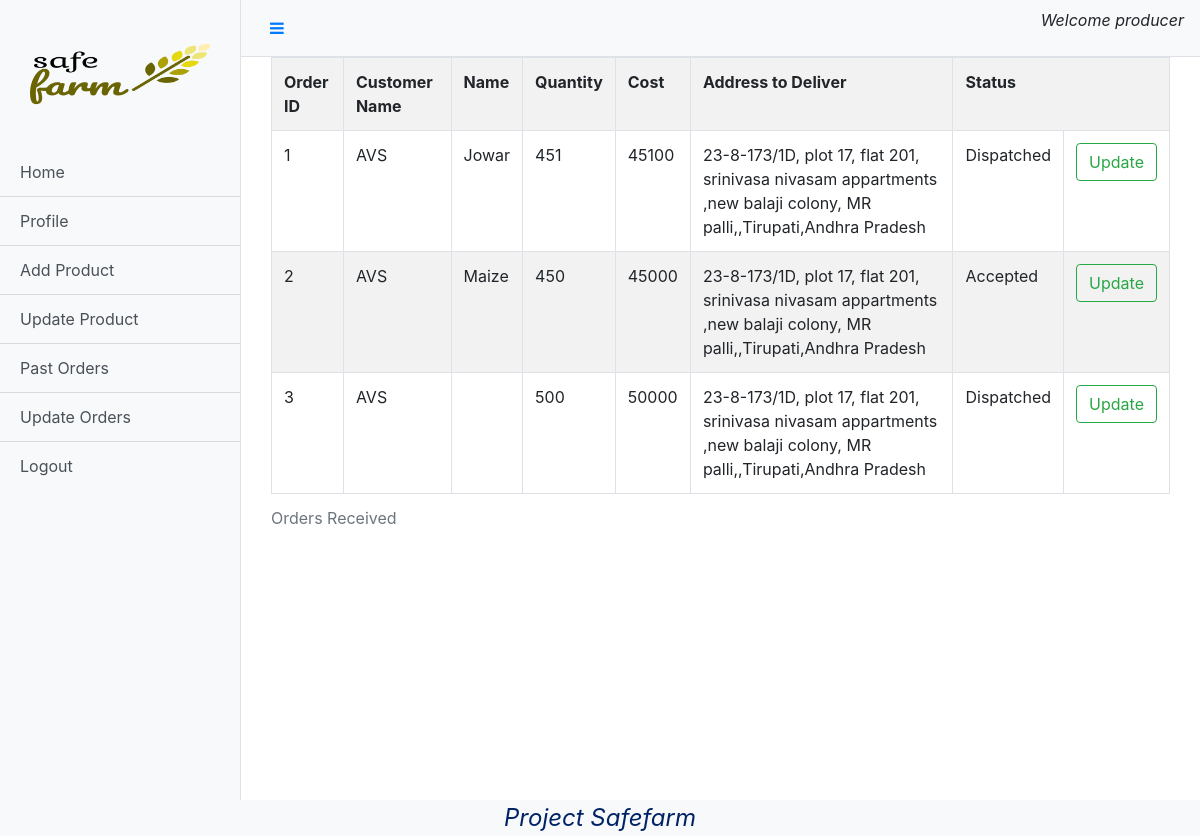
The app's page /producer/orders (signed in) with its own data.
### base/models.py (models this page shows)
class User(AbstractUser):
    mobile = models.BigIntegerField(null=True)
    mobile_verified = models.BooleanField(default=False)
    email_verified = models.BooleanField(default=False)
    user_profile = models.ForeignKey(Profile,on_delete=models.DO_NOTHING,null=True)
    choices = (('Consumer','Consumer'),('Producer','Producer'))
    user_type = models.CharField(max_length=10,choices=choices,null=True)

class Profile(models.Model):
    age = models.IntegerField()
    dob = models.DateField()
    photo = models.FileField(upload_to='profile_pics/',validators=[validate_file_infection])
    address_lane_1 = models.CharField(max_length=200)
    address_lane_2 = models.CharField(max_length=200)
    landmark = models.CharField(max_length=200)
    city = models.CharField(max_length=200)
    state_choices = (("Andhra Pradesh","Andhra Pradesh"),("Arunachal Pradesh ","Arunachal Pradesh "),("Assam","Assam"),("Bihar","Bihar"),("Chhattisgarh","Chhattisgarh"),("Goa","Goa"),("Gujarat","Gujarat"),("Haryana","Haryana"),("Himachal Pradesh","Himachal Pradesh"),("Jammu and Kashmir ","Jammu and Kashmir "),("Jharkhand","Jharkhand"),("Karnataka","Karnataka"),("Kerala","Kerala"),("Madhya Pradesh","Madhya Pradesh"),("Maharashtra","Maharashtra"),("Manipur","Manipur"),("Meghalaya","Meghalaya"),("Mizoram","Mizoram"),("Nagaland","Nagaland"),("Odisha","Odisha"),("Punjab","Punjab"),("Rajasthan","Rajasthan"),("Sikkim","Sikkim"),("Tamil Nadu","Tamil Nadu"),("Telangana","Telangana"),("Tripura","Tripura"),("Uttar Pradesh","Uttar Pradesh"),("Uttarakhand","Uttarakhand"),("West Bengal","West Bengal"),("Andaman and Nicobar Islands","Andaman and Nicobar Islands"),("Chandigarh","Chandigarh"),("Dadra and Nagar Haveli","Dadra and Nagar Haveli"),("Daman and Diu","Daman and Diu"),("Lakshadweep","Lakshadweep"),("National Capital Territory of Delhi","National Capital Territory of Delhi"),("Puducherry","Puducherry"))
    state = models.CharField(max_length=50,choices=state_choices)
    pincode = models.IntegerField()
    alternate_phone = models.BigIntegerField()
    proof_of_residence = models.FileField(upload_to='residence_proof/',validators=[validate_file_infection])

### consumer/models.py (models this page shows)
class Order(models.Model):
    producer=models.ForeignKey(User,related_name='producer',on_delete=models.DO_NOTHING)
    consumer=models.ForeignKey(User,related_name='consumer',on_delete=models.DO_NOTHING)
    quantity=models.IntegerField()
    value=models.IntegerField()
    status=models.CharField(max_length=20,choices=(('Pending','Pending'),('Approved','Approved'),('Rejected','Rejected'),('Dispatched','Dispatched'),('Delivered','Delivered')))
    product=models.ForeignKey(Product,on_delete=models.CASCADE,blank=True,null=True)
    tracking_id=models.CharField(max_length=100,null=True,blank=True)
    courier_name=models.CharField(max_length=200,null=True,blank=True)
    exp_delivery=models.DateField(blank=True,null=True)

### producer/models.py (models this page shows)
class Product(models.Model):
    name=models.CharField(max_length=200)
    image=models.ImageField(upload_to='product_images')
    ptype=models.CharField(max_length=20,choices=(('Pulses','Pulses'),('Grains','Grains'),('Vegetables','Vegetables')))
    quantity=models.IntegerField()
    ready_to_dispatch=models.BooleanField()
    usual_deliver_time=models.IntegerField(default=5)
    added_by=models.ForeignKey(User,on_delete=models.CASCADE)
    added_on=models.DateTimeField(auto_now_add=True)
    cost = models.IntegerField(default=100)

### producer/views.py (the view)
# urls.py: path('orders',views.orders,name="orders")
def orders(request):
    obj = Order.objects.filter(producer=request.user)
    return render(request,"producer/orders.html",{'order':obj})

### templates/producer/orders.html
{%extends "producer/dashboard.html"%}
{%block content%}
<div class="container">
    <table class="table table-striped table-bordered table-hover">
        <caption>Orders Received</caption>
        <tr>
            <th>Order ID</th>
            <th>Customer Name</th>
            <th>Name</th>
            <th>Quantity</th>
            <th>Cost</th>
            <th>Address to Deliver</th>
            <th colspan="2">Status</th>
        </tr>
        {%for item in order%}
        <tr>
            <td>{{item.id}}</td>
            <td>{{item.consumer.first_name}}</td>
            <td>{{item.product.name}}</td>
            <td>{{item.quantity}}</td>
            <td>{{item.value}}</td>
            <td>{{item.consumer.user_profile.address_lane_1}},{{item.consumer.user_profile.address_lane_2}},{{item.consumer.user_profile.city}},{{item.consumer.user_profile.state}}</td>
            {% if item.status == 'Pending'%}
            <td><a href="/producer/acceptOrder/{{item.id}}" class="btn btn-outline-primary">Accept</a></td>
            <td><a href="/producer/rejectOrder/{{item.id}}" class="btn btn-outline-danger">Reject</a></td>
            {%else%}
            <td>{{item.status}}</td>
            <td><a href="/producer/updateOrder/{{item.id}}" class="btn btn-outline-success">Update</a></td>
            {%endif%}
        </tr>
        {%endfor%}
    </table>
</div>
{%endblock%}

### templates/producer/dashboard.html (shortened to what this page needs)
{%load static%}
<!DOCTYPE html>
<html lang="en">
<head>
    <link rel="stylesheet" href="https://stackpath.bootstrapcdn.com/bootstrap/4.5.2/css/bootstrap.min.css">
    <link rel="stylesheet" href="https://cdnjs.cloudflare.com/ajax/libs/font-awesome/4.7.0/css/font-awesome.min.css">
    <link rel="stylesheet" href="{% static 'css/dashboard.css' %}">
</head>
<body>
  <div class="d-flex" id="wrapper">
    <div class="bg-light border-right" id="sidebar-wrapper">
      <div class="sidebar-heading"><img src="{% static 'images/logo.png' %}" width="200px" height="120px"></div>
      <div class="list-group list-group-flush">
        <a href="/producer/home" class="list-group-item list-group-item-action bg-light">Home</a>
        <a href="/profile" class="list-group-item list-group-item-action bg-light">Profile</a>
        <a href="/producer/addProduct" class="list-group-item list-group-item-action bg-light">Add Product</a>
        <a href="/producer/updateProduct" class="list-group-item list-group-item-action bg-light">Update Product</a>
        <a href="/producer/orders" class="list-group-item list-group-item-action bg-light">Past Orders</a>
        <a href="/producer/orders" class="list-group-item list-group-item-action bg-light">Update Orders</a>
        <a href="/logout" class="list-group-item list-group-item-action bg-light">Logout</a>
      </div>
    </div>
    <div id="page-content-wrapper">
      <nav class="navbar navbar-expand-lg navbar-light bg-light border-bottom">
        <button class="btn btn-link" id="menu-toggle"><i class="fa fa-bars" aria-hidden="true"></i></button>
        <p class="justify-content-end ml-auto" style="font-style: oblique;">Welcome {{request.user.username}}</p>
      </nav>
      <div class="container-fluid">
            {%block content%}
            {%endblock%}
      </div>
    </div>
  </div>
  <div class="footer obq bg-light">
    Project Safefarm
  </div>
</body>
</html>

### static/css/dashboard.css (style rules this page uses)
#wrapper { overflow-x: hidden; }
#sidebar-wrapper { min-height: 100vh; margin-left: -15rem; -webkit-transition: margin .25s ease-out; -moz-transition: margin .25s ease-out; -o-transition: margin .25s ease-out; transition: margin .25s ease-out; }
.footer { font-weight: 400; font-size: 1.3em; left: 0; bottom: 0; width: 100%; color: #002366; text-align: center; }
#sidebar-wrapper .sidebar-heading { padding: 0.875rem 1.25rem; font-size: 1.2rem; }
#sidebar-wrapper .list-group { width: 15rem; }
#page-content-wrapper { min-width: 100vw; }
@media (min-width: 768px) { #sidebar-wrapper { margin-left: 0; } }
@media (min-width: 768px) { #page-content-wrapper { min-width: 0; width: 100%; } }
.obq { font-style: oblique; font-size: 1.5em; text-align:center; }

### records on screen
User: user.username "producer"
Order: id "1", consumer.first_name "AVS", product.name "Jowar", quantity "451", value "45100", consumer.user_profile.address_lane_1 "23-8-173/1D, plot 17, flat 201, srinivasa nivasam appartments", consumer.user_profile.address_lane_2 "new balaji colony, MR palli,", consumer.user_profile.city "Tirupati", consumer.user_profile.state "Andhra Pradesh", status "Dispatched"
Order: id "2", consumer.first_name "AVS", product.name "Maize", quantity "450", value "45000", consumer.user_profile.address_lane_1 "23-8-173/1D, plot 17, flat 201, srinivasa nivasam appartments", consumer.user_profile.address_lane_2 "new balaji colony, MR palli,", consumer.user_profile.city "Tirupati", consumer.user_profile.state "Andhra Pradesh", status "Accepted"
Order: id "3", consumer.first_name "AVS", quantity "500", value "50000", consumer.user_profile.address_lane_1 "23-8-173/1D, plot 17, flat 201, srinivasa nivasam appartments", consumer.user_profile.address_lane_2 "new balaji colony, MR palli,", consumer.user_profile.city "Tirupati", consumer.user_profile.state "Andhra Pradesh", status "Dispatched"
